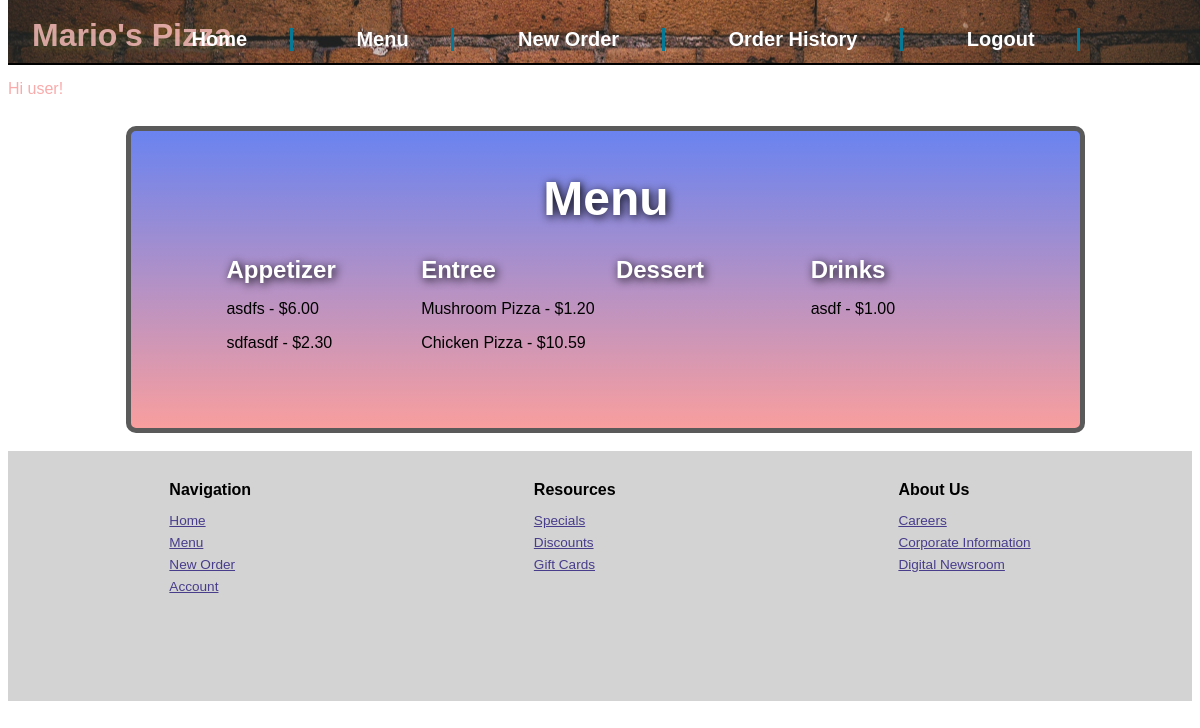
The page /foods (signed in) on the database its author committed.
### models.py (models this page shows, shortened)
class Customer(UserMixin,db.Model):
    id = db.Column(db.Integer, primary_key=True)
    name = db.Column(db.String(50))
    email = db.Column(db.String(50),unique=True)
    phone = db.Column(db.String(20))
    user_password = db.Column(db.String(50))
    role=db.Column(db.Integer,default=1) # 1 for user, 2 for admin
    orders = db.relationship('Order', backref='customer', lazy=True)
    def is_admin(self):
        return self.role == 2

class Food(db.Model):
    id = db.Column(db.Integer, primary_key=True)
    name = db.Column(db.String(50))
    price = db.Column(db.Float)
    category=db.Column(db.String(50))

### routes.py (the view)
@app.route('/foods', methods=['GET'])
def food_list():
    food_items = Food.query.all()
    entrees=Food.query.filter_by(category='entree')
    appetizers=Food.query.filter_by(category='appetizer')
    desserts=Food.query.filter_by(category='dessert')
    drinks=Food.query.filter_by(category='drink')
    return render_template('foods.html', food_items=food_items,entrees=entrees,appetizers=appetizers,desserts=desserts,drinks=drinks)

### routes.py (called while the page is built)
@login_manager.user_loader
def load_user(email):
    return Customer.query.filter_by(email=email).first()

### templates/foods.html (shortened to what this page needs)
{% extends 'base.html' %}
{% block content %}
        <div class="topcontainer" id="menutop">
            <h2>Menu</h2>
            <div class="row">
                <div class="col">
                  <h3>Appetizer</h3>
                    {% for food_item in appetizers %}
                    <p>
                            {{ food_item.name }} - ${{ "{:.2f}".format(food_item.price) }}<br/>
                    </p>
                        {% endfor %}
                </div>
                <div class="col">
                  <h3>Entree</h3>
                  {% for food_item in entrees %}
                    <p>
                            {{ food_item.name }} - ${{ "{:.2f}".format(food_item.price) }}<br/>
                    </p>
                        {% endfor %}
                </div>
                <div class="col">
                  <h3>Dessert</h3>
                </div>
                <div class="col">
                  <h3>Drinks</h3>
                  {% for food_item in drinks %}
                    <p>
                            {{ food_item.name }} - ${{ "{:.2f}".format(food_item.price) }}<br/>
                    </p>
                        {% endfor %}
                </div>
              </div>
        </div>
        {% endblock %}

### templates/base.html (shortened to what this page needs)
<!DOCTYPE html>
<html>
<head>
<link rel=stylesheet href=" {{ url_for('static', filename='css/main.css') }}">
</head>
<header>
    <h1>Mario's Pizza  </h1>
    <nav class="topnav">
        <ul class="navlist">
            {% if current_user.is_authenticated %}
                <li><a href="/logout">Logout</a></li>
                {% if current_user.is_admin() is not true %}
                    <li><a href="/orderhistory">Order History</a></li>
                {% endif %}
            {% else %}
                <li><a href="/login">Login</a></li>
            {% endif %}
            <li><a href="/order">New Order</a></li>
            <li><a href="/foods">Menu</a></li>
            <li><a href="/">Home</a></li>
        </ul>
    </nav>
    <span>
        {% if current_user.is_authenticated %}
            Hi {{ current_user.name }}!
        {% endif %}
    </span>
</header>
Welcome to food ordering app
<body>
    <div class="gridcontainer">
        {% block content %}{% endblock %}
    </div>
</body>
<br/>
<footer>
    <div class="footerone">
        <h3>Navigation</h3>
        <p><a href="/">Home</a></p>
        <p><a href="/foods">Menu</a></p>
        <p><a href="/order">New Order</a></p>
        <p><a href="/login">Account</a></p>
    </div>
    <div class="footertwo">
        <h3>Resources</h3>
        <p><a href="/comingsoon">Specials</a></p>
        <p><a href="/comingsoon">Discounts</a></p>
        <p><a href="/comingsoon">Gift Cards</a></p>
    </div>
    <div class="footerthree">
        <h3>About Us</h3>
        <p><a href="/comingsoon">Careers</a></p>
        <p><a href="/comingsoon">Corporate Information</a></p>
        <p><a href="/comingsoon">Digital Newsroom</a></p>
    </div>
</footer>
</html>

### static/css/main.css (style rules this page uses)
* { box-sizing: border-box; font-size: 16px; font-family: Arial, Helvetica, sans-serif; }
body { display: relative; height: 100vh; }
.gridcontainer { grid-template-columns: repeat(20, 1fr); grid-template-rows: repeat(20, 1fr); grid-auto-rows: minmax( 100px, 300px); width: 81%; margin-top: 100px; margin-left: 10%; margin-right: 10%; }
header { position: fixed; top: 0px; width: 100vw; height: 8%; color: rgb(249, 171, 171); font-family: "arial", sans-serif; background-image: url('/static/images/topimage.jpg'); background-position: center; background-size: cover; border-bottom: 2px solid rgba(0, 0, 0); z-index: 99; }
header nav { list-style: none; position: fixed; display: inline-flex; width: 100%; top: 2%; }
header nav ul { display: flex; flex-direction: row-reverse; width: 100%; margin-right: 8%; list-style: none; }
header nav ul li { margin-left: 3%; flex-direction: row-reverse; border-right: 2px solid rgb(5, 121, 150); padding-right: 2%; }
@media only screen and (min-width: 900px) { header nav ul li { margin-right: 3%; padding-right: 4%; border-right: 3px solid rgb(5, 121, 150); } }
@media only screen and (min-width: 900px) { header nav ul li a { font-size: 1.25rem; } }
@media only screen and (min-width: 900px) { header nav { top: 1.5%; margin-bottom: 5%; } }
header nav ul li a { text-decoration: none; color: rgb(255, 255, 255); font-weight: 700; }
header h1 { font-size: 2rem; position: relative; display: flex; flex-direction: column-reverse; bottom: 7%; margin-left: 2%; color: rgba(250, 189, 189, 0.815); text-shadow: 2px 2px 10px rgba(255, 255, 0, 0.192); }
.topcontainer { position: relative; display: flex; flex-direction: column; background-size: cover; background-image: linear-gradient(rgba(88, 130, 255, 0.866), rgba(251, 160, 160, 0.913)); background-color: rgba(190, 32, 32, 0.519); background-repeat: no-repeat; min-height: 200px; border: 5px solid rgb(90, 90, 90); border-radius: 10px; }
.topcontainer h2 { margin-bottom: 0px; font-size: 2.5rem; color: white; text-shadow:2px 2px 10px rgba(0, 0, 0); }
.topcontainer h3 { margin-bottom: 0px; font-size: 1.5rem; color: white; text-shadow:2px 2px 10px rgba(0, 0, 0); }
.topcontainer h3 { margin-top: 0px; font-size: 1.5rem; color: white; text-shadow:2px 2px 10px rgba(0, 0, 0); }
@media only screen and (min-width: 750px) { .topcontainer h2 { font-size: 3rem; text-align: center; } }
@media only screen and (min-width: 750px) { .topcontainer { padding-left: 85px; padding-right: 85px; padding-bottom: 85px; text-align: center; } }
@media only screen and (min-width: 750px) { .topcontainer h2 { text-align: center; } }
#menutop { padding-bottom: 50px; }
#menutop h2 { margin-bottom: 20px; }
footer { position: relative; height: 250px; display: flex; width: auto; background-color: lightgray; justify-content: space-around; padding: 20px; }
.footerone, .footertwo, .footerthree { line-height: 5px; }
.footerone a, .footertwo a, .footerthree a { font-size: 0.85rem; color: darkslateblue; }
.footerone h3, .footertwo h3, .footerthree h3 { margin-bottom: 25px; }
.row { display: flex; flex-wrap: wrap; justify-content: flex-start; align-items: flex-start; }
.col { width: 25%; padding: 10px; box-sizing: border-box; text-align: left; }

### rows shown on the page
Customer: name "user"
Food: name "asdfs", price "6.00"
Food: name "sdfasdf", price "2.30"
Food: name "Mushroom Pizza", price "1.20"
Food: name "Chicken Pizza", price "10.59"
Food: name "asdf", price "1.00"
